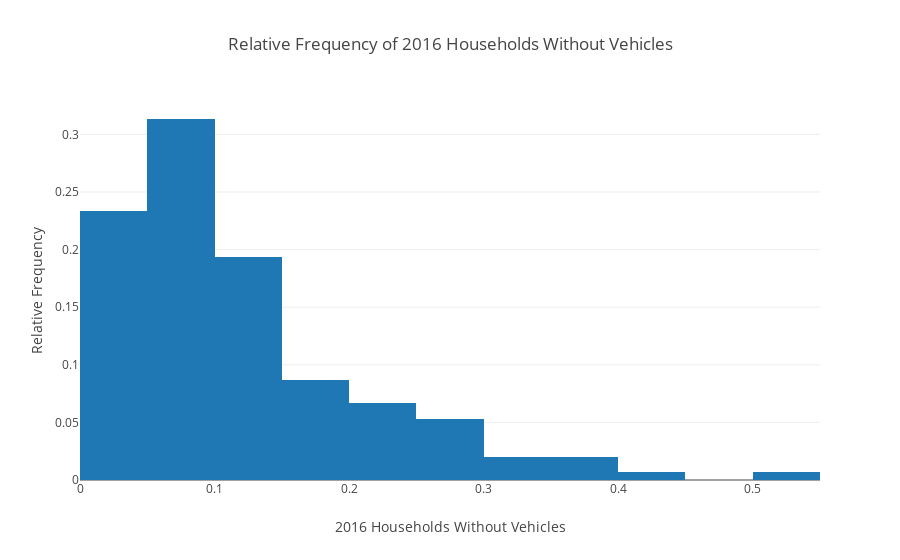

The cell this chart's notebook holds for it:
### Code cell
df_2_1.reset_index(inplace=True)
df_2_1.head(10)

trace2 = go.Histogram(
    x=df_2_1['2016 Households Without Vehicles'],
    y=df_2_1['relative frequency'],
    histnorm='probability',
    #mode='markers'
)
data=[trace2]
layout = go.Layout(
    title='Relative Frequency of 2016 Households Without Vehicles',
    yaxis=dict(title='Relative Frequency'),
    xaxis=dict(title='2016 Households Without Vehicles')
)

fig = go.Figure(data=data,layout=layout)
cf.iplot(fig)

### Figure 1 — Plotly figure (JSON) as saved in the notebook; plotly's stock layout.template omitted (floating-point values rounded to 4 significant figures; data arrays with more than 128 entries replaced by an {"elided": "..."} marker saying what was removed)
{"data": [{"histnorm": "probability", "type": "histogram", "uid": "297faa94-bace-4161-a62f-e54736e74dc9", "x": {"elided": "150 float values"}, "y": {"elided": "150 float values"}}], "layout": {"title": {"text": "Relative Frequency of 2016 Households Without Vehicles"}, "xaxis": {"title": {"text": "2016 Households Without Vehicles"}}, "yaxis": {"title": {"text": "Relative Frequency"}}}}
